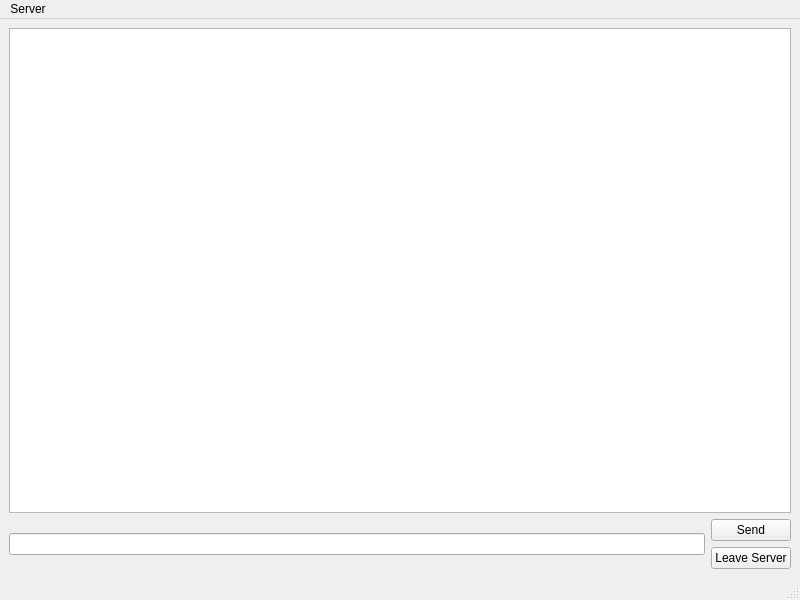
<?xml version="1.0" encoding="UTF-8"?>
<ui version="4.0">
 <class>MainWindow</class>
 <widget class="QMainWindow" name="MainWindow">
  <property name="geometry">
   <rect>
    <x>0</x>
    <y>0</y>
    <width>800</width>
    <height>600</height>
   </rect>
  </property>
  <property name="windowTitle">
   <string>local-chat</string>
  </property>
  <widget class="QWidget" name="centralwidget">
   <layout class="QGridLayout" name="gridLayout">
    <item row="1" column="1">
     <widget class="QPushButton" name="pushButton">
      <property name="text">
       <string>Send</string>
      </property>
     </widget>
    </item>
    <item row="0" column="0" colspan="2">
     <widget class="QTextBrowser" name="textBrowser"/>
    </item>
    <item row="2" column="1">
     <widget class="QPushButton" name="pushButton_2">
      <property name="text">
       <string>Leave Server</string>
      </property>
     </widget>
    </item>
    <item row="1" column="0" rowspan="2">
     <layout class="QVBoxLayout" name="verticalLayout">
      <item>
       <widget class="QLineEdit" name="lineEdit"/>
      </item>
     </layout>
    </item>
   </layout>
  </widget>
  <widget class="QMenuBar" name="menubar">
   <property name="geometry">
    <rect>
     <x>0</x>
     <y>0</y>
     <width>800</width>
     <height>20</height>
    </rect>
   </property>
   <widget class="QMenu" name="menuServer">
    <property name="title">
     <string>Server</string>
    </property>
    <addaction name="actionConnect_to_Localhost"/>
   </widget>
   <addaction name="menuServer"/>
  </widget>
  <widget class="QStatusBar" name="statusbar"/>
  <action name="actionConnect_to_Localhost">
   <property name="text">
    <string>Connect to Host</string>
   </property>
  </action>
 </widget>
 <resources/>
 <connections/>
</ui>
